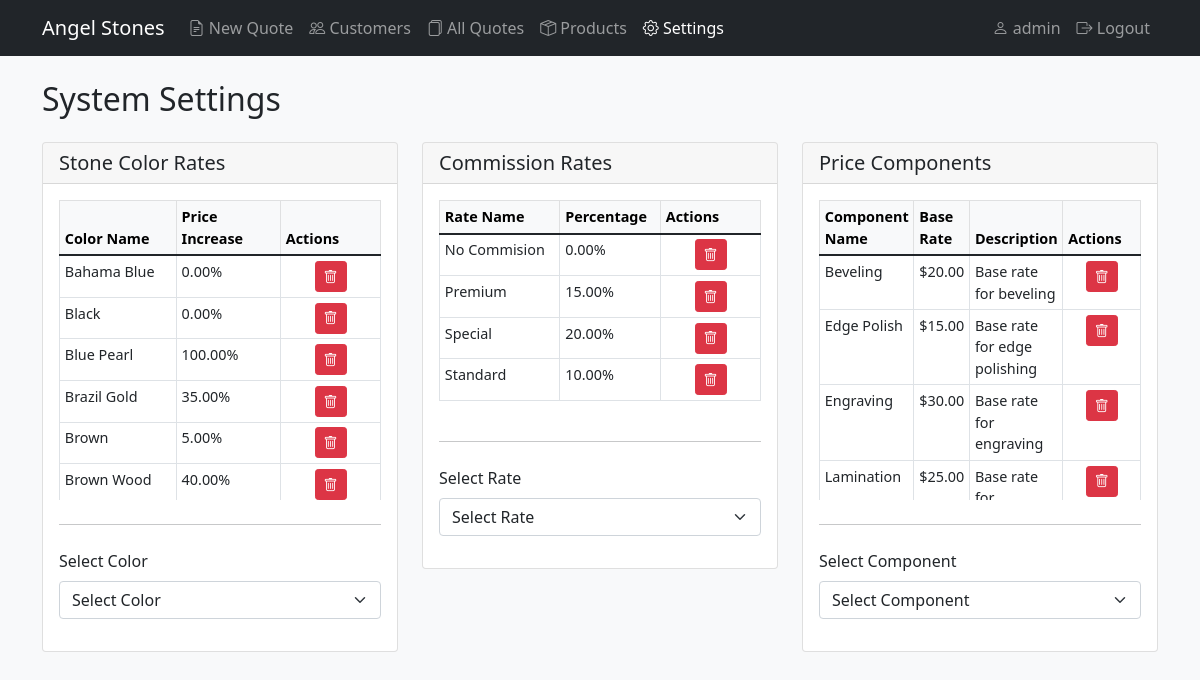
The app's page /admin/settings.php (signed in), older data.
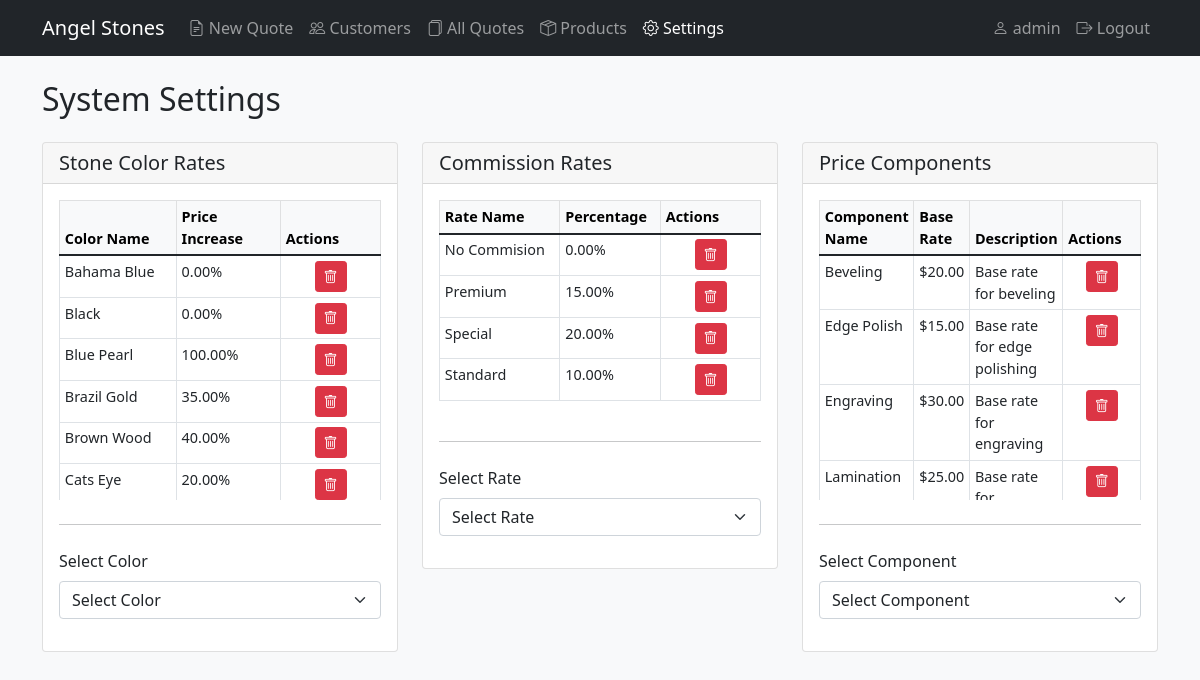
The same page, newer data.
### tables this page shows
CREATE TABLE stone_color_rates (
    id INT AUTO_INCREMENT PRIMARY KEY,
    color_name VARCHAR(100) NOT NULL,
    price_increase_percentage DECIMAL(5, 2) NOT NULL DEFAULT 0.00,
    created_at TIMESTAMP DEFAULT CURRENT_TIMESTAMP,
    updated_at TIMESTAMP DEFAULT CURRENT_TIMESTAMP ON UPDATE CURRENT_TIMESTAMP
);

CREATE TABLE commission_rates (
    id INT AUTO_INCREMENT PRIMARY KEY,
    rate_name VARCHAR(100) NOT NULL,
    percentage DECIMAL(5, 2) NOT NULL,
    created_at TIMESTAMP DEFAULT CURRENT_TIMESTAMP,
    updated_at TIMESTAMP DEFAULT CURRENT_TIMESTAMP ON UPDATE CURRENT_TIMESTAMP
);

CREATE TABLE price_components (
    id INT AUTO_INCREMENT PRIMARY KEY,
    component_name VARCHAR(100) NOT NULL,
    base_rate DECIMAL(10, 2) NOT NULL,
    description TEXT,
    created_at TIMESTAMP DEFAULT CURRENT_TIMESTAMP,
    updated_at TIMESTAMP DEFAULT CURRENT_TIMESTAMP ON UPDATE CURRENT_TIMESTAMP
);

### admin/settings.php (the view, shortened to what the changed rows need)
<?php
require_once 'includes/config.php';
$color_rates = [];
$result = $conn->query("SELECT * FROM stone_color_rates ORDER BY color_name");
while ($row = $result->fetch_assoc()) {
    $color_rates[] = $row;
}
$commission_rates = [];
$result = $conn->query("SELECT * FROM commission_rates ORDER BY rate_name");
while ($row = $result->fetch_assoc()) {
    $commission_rates[] = $row;
}
$price_components = [];
$result = $conn->query("SELECT * FROM price_components ORDER BY component_name");
while ($row = $result->fetch_assoc()) {
    $price_components[] = $row;
}
?>
<!DOCTYPE html>
<html lang="en">
<head>
    <link href="https://cdn.jsdelivr.net/npm/bootstrap@5.1.3/dist/css/bootstrap.min.css" rel="stylesheet">
    <link href="https://cdn.jsdelivr.net/npm/bootstrap-icons@1.7.2/font/bootstrap-icons.css" rel="stylesheet">
</head>
<body class="bg-light">
    <div class="container mt-4">
        <h2 class="mb-4">System Settings</h2>
        <div class="row">
            <div class="col-md-4">
                <div class="card mb-4">
                    <div class="card-body">
                        <div class="table-responsive mb-4">
                            <table class="table table-sm table-bordered">
                                <thead class="table-light">
                                    <tr>
                                        <th>Color Name</th>
                                        <th>Price Increase</th>
                                        <th>Actions</th>
                                    </tr>
                                </thead>
                                <tbody>
                                    <?php foreach ($color_rates as $rate): ?>
                                    <tr>
                                        <td><?php echo htmlspecialchars($rate['color_name']); ?></td>
                                        <td><?php echo $rate['price_increase_percentage']; ?>%</td>
                                        <td class="text-center" style="width: 100px;">
                                            <form method="post" class="delete-form d-inline">
                                                <button type="submit" name="delete_color" class="btn btn-danger btn-sm"
                                                    onclick="return confirm('Are you sure you want to delete this color?')">
                                                    <i class="bi bi-trash"></i>
                                                </button>
                                            </form>
                                        </td>
                                    </tr>
                                    <?php endforeach; ?>
                                </tbody>
                            </table>
                        </div>
                    </div>
                </div>
            </div>
            <div class="col-md-4">
                <div class="card mb-4">
                    <div class="card-body">
                        <div class="table-responsive mb-4">
                            <table class="table table-sm table-bordered">
                                <thead class="table-light">
                                    <tr>
                                        <th>Rate Name</th>
                                        <th>Percentage</th>
                                        <th>Actions</th>
                                    </tr>
                                </thead>
                                <tbody>
                                    <?php foreach ($commission_rates as $rate): ?>
                                    <tr>
                                        <td><?php echo htmlspecialchars($rate['rate_name']); ?></td>
                                        <td><?php echo $rate['percentage']; ?>%</td>
                                        <td class="text-center" style="width: 100px;">
                                            <form method="post" class="delete-form d-inline">
                                                <button type="submit" name="delete_commission" class="btn btn-danger btn-sm"
                                                    onclick="return confirm('Are you sure you want to delete this commission rate?')">
                                                    <i class="bi bi-trash"></i>
                                                </button>
                                            </form>
                                        </td>
                                    </tr>
                                    <?php endforeach; ?>
                                </tbody>
                            </table>
                        </div>
                    </div>
                </div>
            </div>
            <div class="col-md-4">
                <div class="card mb-4">
                    <div class="card-body">
                        <div class="table-responsive mb-4">
                            <table class="table table-sm table-bordered">
                                <thead class="table-light">
                                    <tr>
                                        <th>Component Name</th>
                                        <th>Base Rate</th>
                                        <th>Description</th>
                                        <th>Actions</th>
                                    </tr>
                                </thead>
                                <tbody>
                                    <?php foreach ($price_components as $component): ?>
                                    <tr>
                                        <td><?php echo htmlspecialchars($component['component_name']); ?></td>
                                        <td>$<?php echo number_format($component['base_rate'], 2); ?></td>
                                        <td><?php echo htmlspecialchars($component['description']); ?></td>
                                        <td class="text-center" style="width: 100px;">
                                            <form method="post" class="delete-form d-inline">
                                                <button type="submit" name="delete_component" class="btn btn-danger btn-sm"
                                                    onclick="return confirm('Are you sure you want to delete this price component?')">
                                                    <i class="bi bi-trash"></i>
                                                </button>
                                            </form>
                                        </td>
                                    </tr>
                                    <?php endforeach; ?>
                                </tbody>
                            </table>
                        </div>
                    </div>
                </div>
            </div>
        </div>
    </div>
</body>
</html>

Row changes from the older to the newer data that the page shows:
removed stone_color_rates: color_name "Brown", price_increase_percentage "5.00"
now on this page (row unchanged): stone_color_rates: color_name "Cats Eye", price_increase_percentage "20.00"
